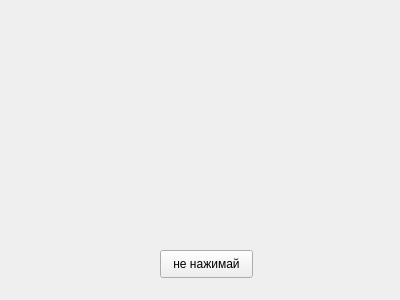
<?xml version="1.0" encoding="UTF-8"?>
<ui version="4.0">
 <class>MainWindow</class>
 <widget class="QMainWindow" name="MainWindow">
  <property name="geometry">
   <rect>
    <x>0</x>
    <y>0</y>
    <width>400</width>
    <height>300</height>
   </rect>
  </property>
  <property name="windowTitle">
   <string>MainWindow</string>
  </property>
  <widget class="QWidget" name="centralwidget">
   <widget class="QPushButton" name="circle_btn">
    <property name="geometry">
     <rect>
      <x>160</x>
      <y>250</y>
      <width>93</width>
      <height>28</height>
     </rect>
    </property>
    <property name="text">
     <string>не нажимай</string>
    </property>
   </widget>
  </widget>
  <widget class="QMenuBar" name="menubar">
   <property name="geometry">
    <rect>
     <x>0</x>
     <y>0</y>
     <width>400</width>
     <height>21</height>
    </rect>
   </property>
  </widget>
 </widget>
 <resources/>
 <connections/>
</ui>
